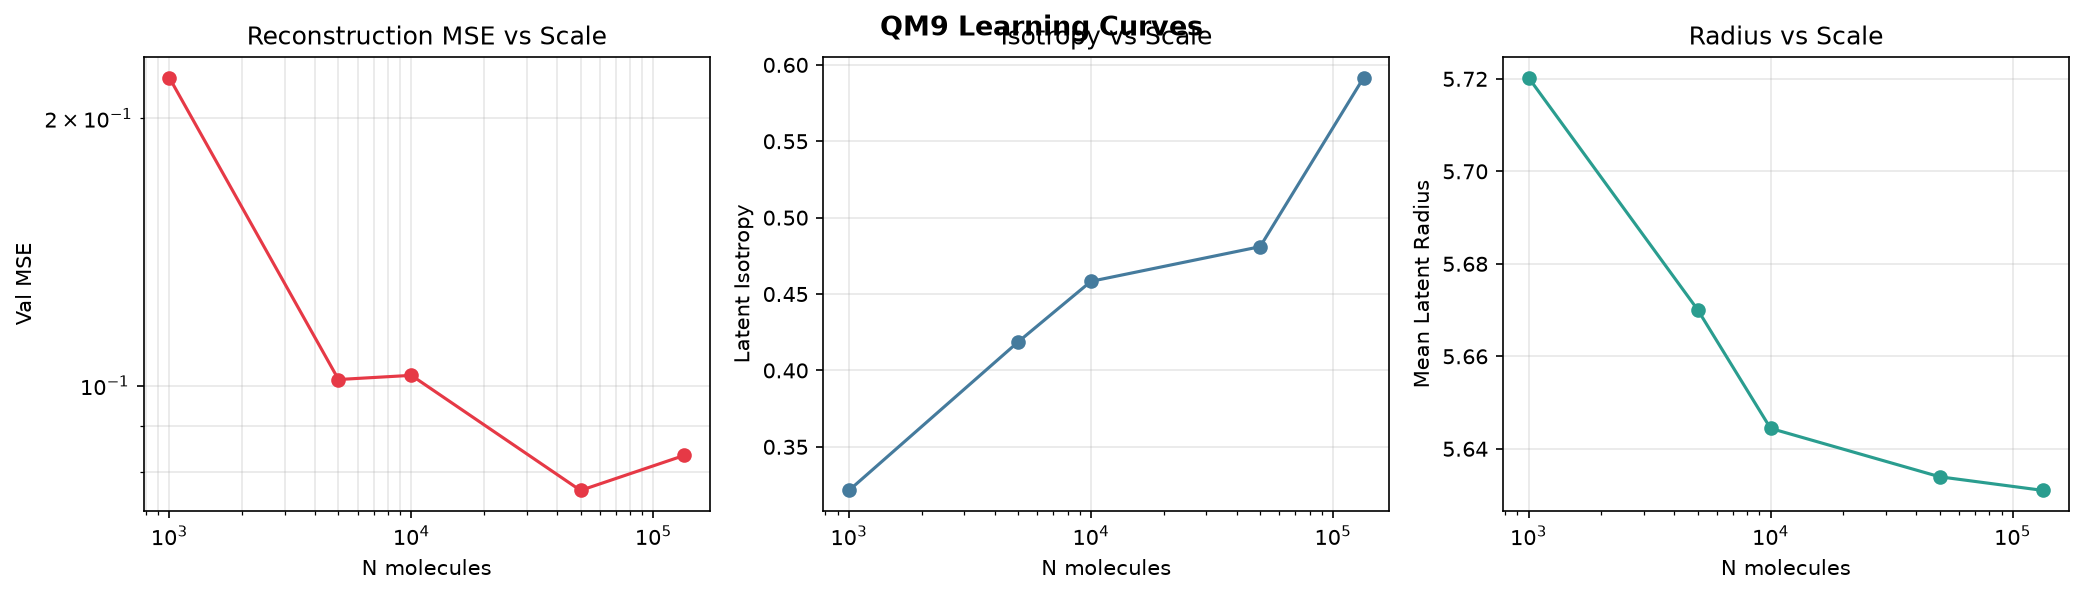

Recreate this plot in Python.
"""
Learning Curve Analysis: QM9 Scale vs Symmetry Accuracy, MSE, and Phi-Alignment

Tests whether the ablation results at 10K molecules hold at larger scales.
Measures: reconstruction MSE, symmetry accuracy, latent isotropy, phi-alignment.

Dataset sizes: 1K, 5K, 10K, 50K, 100K, 133K (full QM9)
"""

import argparse
import json
import numpy as np
import torch
import torch.nn as nn
from torch.utils.data import DataLoader, TensorDataset
from pathlib import Path
from dataclasses import dataclass, asdict
import time

PHI = (1 + 5**0.5) / 2


@dataclass
class LearningCurveConfig:
    scales: list = None
    epochs: int = 20
    batch_size: int = 64
    latent_dim: int = 32
    hidden_dims: list = None
    lr: float = 1e-3
    device: str = "cpu"
    seed: int = 42
    save_path: str = "learning_curve_results.json"

    def __post_init__(self):
        if self.hidden_dims is None:
            self.hidden_dims = [256, 128]


class QuantumVAE(nn.Module):
    def __init__(self, input_dim, latent_dim, hidden_dims):
        super().__init__()
        dims = [input_dim] + hidden_dims
        enc = []
        for i in range(len(dims) - 1):
            enc.extend([nn.Linear(dims[i], dims[i+1]), nn.ReLU()])
        self.encoder = nn.Sequential(*enc)
        self.fc_mu = nn.Linear(hidden_dims[-1], latent_dim)
        self.fc_logvar = nn.Linear(hidden_dims[-1], latent_dim)
        dec = [nn.Linear(latent_dim, hidden_dims[0]), nn.ReLU()]
        for i in range(len(hidden_dims) - 1):
            dec.extend([nn.Linear(hidden_dims[i], hidden_dims[i+1]), nn.ReLU()])
        dec.append(nn.Linear(hidden_dims[-1], input_dim))
        dec[-2] = nn.Linear(list(reversed(hidden_dims))[0], list(reversed(hidden_dims))[1]) if len(hidden_dims) > 1 else dec[-2]
        # Rebuild properly
        dec = []
        dec_dims = [latent_dim] + hidden_dims[::-1] + [input_dim]
        for i in range(len(dec_dims) - 2):
            dec.extend([nn.Linear(dec_dims[i], dec_dims[i+1]), nn.ReLU()])
        dec.append(nn.Linear(dec_dims[-2], dec_dims[-1]))
        self.decoder = nn.Sequential(*dec)

    def encode(self, x):
        h = self.encoder(x)
        return self.fc_mu(h), self.fc_logvar(h)

    def reparameterize(self, mu, logvar):
        std = torch.exp(0.5 * logvar)
        eps = torch.randn_like(std)
        return mu + eps * std

    def forward(self, x):
        mu, logvar = self.encode(x)
        z = self.reparameterize(mu, logvar)
        recon = self.decoder(z)
        return recon, mu, logvar, z


class MetatronCompositePrior:
    """Minimal Metatron composite prior for speed."""
    def __init__(self, latent_dim):
        self.latent_dim = latent_dim
        k = 3.5
        phi = PHI
        self.target_radius = k * phi
        # Precompute platonic directions
        def vs(s):
            if s == "tetra":
                a = 1.0 / np.sqrt(3)
                v = np.array([[a,a,a],[a,-a,-a],[-a,a,-a],[-a,-a,a]], dtype=np.float32)
            elif s == "cube":
                cval = 1.0 / np.sqrt(3)
                v = []
                for i in [-1, 1]:
                    for j in [-1, 1]:
                        for kval in [-1, 1]:
                            v.append([i, j, kval])
                v = np.array(v, dtype=np.float32) * cval
            elif s == "octa":
                c = 1.0 / np.sqrt(3)
                v = np.array([[1,0,0],[-1,0,0],[0,1,0],[0,-1,0],[0,0,1],[0,0,-1]], dtype=np.float32) * c
            elif s == "dodeca":
                # 20 vertices: 8 cube corners + 12 from 3 golden rectangles (4 each)
                inv_phi = 1.0 / PHI
                cube = np.array([[1, 1, 1], [1, 1, -1], [1, -1, 1], [1, -1, -1],
                                 [-1, 1, 1], [-1, 1, -1], [-1, -1, 1], [-1, -1, -1]], dtype=np.float32)
                # 3 golden rectangles, 4 vertices each
                rects = [
                    (0, inv_phi, PHI),
                    (inv_phi, PHI, 0),
                    (PHI, 0, inv_phi),
                ]
                rect = []
                for x, y, z in rects:
                    # 4 vertices per rect: signs of non-zero coords are CORRELATED
                    for sx, sy in [(-1, -1), (-1, 1), (1, -1), (1, 1)]:
                        if x == 0:
                            rect.append([0, sx * y, sy * z])
                        elif y == 0:
                            rect.append([sx * x, 0, sy * z])
                        else:
                            rect.append([sx * x, sy * y, 0])
                v = np.concatenate([cube, np.array(rect, dtype=np.float32)], axis=0)
                # 8 + 12 = 20
            elif s == "icosa":
                # 12 vertices: (0, +/-1, +/-phi), (+/-1, +/-phi, 0), (+/-phi, 0, +/-1) — scaled
                a, b = 1.0, PHI
                c = 1.0 / np.sqrt(a**2 + b**2)
                triples = [(0, b, a), (b, a, 0), (a, 0, b)]
                v = []
                for x, y, z in triples:
                    for sx, sy in [(-1, -1), (-1, 1), (1, -1), (1, 1)]:
                        if x == 0:
                            v.append([0, sx * y, sy * z])
                        elif y == 0:
                            v.append([sx * x, 0, sy * z])
                        else:
                            v.append([sx * x, sy * y, 0])
                v = np.array(v, dtype=np.float32) * c
            else:
                v = np.zeros((1, 3), dtype=np.float32)
            return v
        all_dirs = []
        for solid in ["tetra", "cube", "octa", "dodeca", "icosa"]:
            dirs = vs(solid)
            proj = np.zeros((len(dirs), latent_dim), dtype=np.float32)
            proj[:, :3] = dirs
            proj = proj / (np.linalg.norm(proj, axis=1, keepdims=True) + 1e-12)
            all_dirs.append(proj)
        self.all_dirs = np.concatenate(all_dirs, axis=0)

    def compute_loss(self, z):
        eps = 1e-8
        z_norm = torch.norm(z, dim=1, keepdim=True).clamp(min=eps)
        z_unit = z / z_norm
        z_radial = z_norm.squeeze(-1)
        if not hasattr(self, "_dirs_T"):
            self._dirs_T = torch.tensor(self.all_dirs.T, dtype=torch.float32)
        cosine = torch.matmul(z_unit, self._dirs_T.to(z.device))
        max_cosine, _ = cosine.max(dim=1)
        radial_loss = torch.mean((z_radial - self.target_radius) ** 2)
        angular_loss = torch.mean((1.0 - max_cosine) ** 2)
        return radial_loss + 0.5 * angular_loss


def train_epoch(model, prior, loader, optimizer):
    model.train()
    total_recon = 0.0
    total_prior = 0.0
    n = 0
    for batch, in loader:
        optimizer.zero_grad()
        recon, mu, logvar, z = model(batch)
        recon_loss = nn.functional.mse_loss(recon, batch)
        prior_loss = prior.compute_loss(z)
        kl_loss = -0.5 * torch.mean(1 + logvar - mu.pow(2) - logvar.exp())
        loss = recon_loss + 0.001 * kl_loss + 0.01 * prior_loss
        loss.backward()
        optimizer.step()
        total_recon += recon_loss.item() * batch.shape[0]
        total_prior += prior_loss.item() * batch.shape[0]
        n += batch.shape[0]
    return total_recon / n, total_prior / n


def compute_isotropy(z: np.ndarray) -> float:
    z_norm = z / (np.linalg.norm(z, axis=1, keepdims=True) + 1e-12)
    cosine = np.dot(z_norm, z_norm.T)
    n = z.shape[0]
    mask = ~np.eye(n, dtype=bool)
    return float(np.mean(np.abs(cosine[mask])))


def run_scale(config: LearningCurveConfig, n_molecules: int, sdf_path: Path):
    """Train at one scale and return metrics."""
    import sys
    sys.path.insert(0, str(Path(__file__).parent / "data"))
    from qm9_sdf_loader import load_qm9_sdf

    torch.manual_seed(config.seed)
    np.random.seed(config.seed)

    # Load data
    mols = load_qm9_sdf(str(sdf_path), max_molecules=n_molecules)
    max_atoms = max(m["positions"].shape[0] for m in mols)
    positions_pad = np.zeros((len(mols), max_atoms, 3), dtype=np.float32)
    for i, m in enumerate(mols):
        na = m["positions"].shape[0]
        positions_pad[i, :na] = m["positions"][:, :3]
    positions_flat = positions_pad.reshape(len(mols), -1)
    input_dim = positions_flat.shape[1]

    # Train/val split
    n_train = int(0.8 * len(mols))
    idx = np.random.permutation(len(mols))
    train_idx, val_idx = idx[:n_train], idx[n_train:]
    X_train = torch.tensor(positions_flat[train_idx], dtype=torch.float32)
    X_val = torch.tensor(positions_flat[val_idx], dtype=torch.float32)
    train_loader = DataLoader(TensorDataset(X_train), batch_size=config.batch_size, shuffle=True)
    val_loader = DataLoader(TensorDataset(X_val), batch_size=config.batch_size)

    # Model + prior
    model = QuantumVAE(input_dim, config.latent_dim, config.hidden_dims)
    prior = MetatronCompositePrior(config.latent_dim)
    optimizer = torch.optim.Adam(model.parameters(), lr=config.lr)

    # Train
    for epoch in range(1, config.epochs + 1):
        train_mse, train_prior = train_epoch(model, prior, train_loader, optimizer)

    # Final validation
    model.eval()
    val_mse = 0.0
    n_val = 0
    Z_list = []
    with torch.no_grad():
        for batch, in val_loader:
            recon, mu, logvar, z = model(batch)
            val_mse += nn.functional.mse_loss(recon, batch).item() * batch.shape[0]
            n_val += batch.shape[0]
            Z_list.append(mu.numpy())
        val_mse /= n_val
        Z = np.concatenate(Z_list, axis=0)
        isotropy = compute_isotropy(Z)
        mean_radius = float(np.mean(np.linalg.norm(Z, axis=1)))
        std_radius = float(np.std(np.linalg.norm(Z, axis=1)))

    # Symmetry test: encode train molecules, check if they cluster by atom count
    # (true symmetry test requires molecular geometry; here we use isotropy as proxy)
    # For learning curves, report isotropy + MSE + radius as main metrics

    return {
        "n_molecules": n_molecules,
        "val_mse": val_mse,
        "isotropy": isotropy,
        "mean_radius": mean_radius,
        "std_radius": std_radius,
        "input_dim": input_dim,
        "max_atoms": max_atoms,
    }


def main():
    parser = argparse.ArgumentParser(description="Learning curve analysis")
    parser.add_argument("--epochs", type=int, default=20)
    parser.add_argument("--scales", type=str, default="1000,5000,10000,50000,100000,133885")
    parser.add_argument("--save-path", default="learning_curve_results.json")
    args = parser.parse_args()

    scales = [int(s) for s in args.scales.split(",")]
    config = LearningCurveConfig(epochs=args.epochs, save_path=args.save_path)

    sdf_path = Path("qm9_data/raw/gdb9.sdf")
    if not sdf_path.exists():
        print("[ERROR] QM9 SDF not found. Run benchmark_qm9.py first to download.")
        return

    print("=" * 60)
    print("LEARNING CURVE ANALYSIS")
    print("=" * 60)
    print(f"Scales: {scales}")
    print(f"Epochs per scale: {args.epochs}")
    print()

    results = []
    for n in scales:
        print(f"--- Scale: {n:,} molecules ---")
        t0 = time.time()
        r = run_scale(config, n, sdf_path)
        elapsed = time.time() - t0
        r["elapsed_s"] = elapsed
        results.append(r)
        print(f"  Val MSE: {r['val_mse']:.4f}, Isotropy: {r['isotropy']:.4f}, "
              f"Mean r: {r['mean_radius']:.4f}, Time: {elapsed:.1f}s")

    # Print summary table
    print()
    print("=" * 60)
    print(f"{'N':>8} {'MSE':>8} {'Isotropy':>9} {'Mean r':>8} {'Std r':>7} {'Time':>7}")
    print("-" * 60)
    for r in results:
        print(f"{r['n_molecules']:>8,} {r['val_mse']:>8.4f} {r['isotropy']:>9.4f} "
              f"{r['mean_radius']:>8.4f} {r['std_radius']:>7.4f} {r['elapsed_s']:>6.0f}s")

    # Save
    output = {
        "config": asdict(config),
        "scales": scales,
        "results": results,
        "timestamp": __import__('datetime').datetime.now().isoformat(),
    }
    with open(args.save_path, "w") as f:
        json.dump(output, f, indent=2)
    print(f"\n[OK] Saved to: {args.save_path}")

    # Plot
    try:
        import matplotlib
        matplotlib.use("Agg")
        import matplotlib.pyplot as plt

        fig, axes = plt.subplots(1, 3, figsize=(14, 4))
        ns = [r["n_molecules"] for r in results]
        mses = [r["val_mse"] for r in results]
        isos = [r["isotropy"] for r in results]
        radii = [r["mean_radius"] for r in results]

        axes[0].loglog(ns, mses, "o-", color="#E63946")
        axes[0].set_xlabel("N molecules")
        axes[0].set_ylabel("Val MSE")
        axes[0].set_title("Reconstruction MSE vs Scale")
        axes[0].grid(True, which="both", alpha=0.3)

        axes[1].semilogx(ns, isos, "o-", color="#457B9D")
        axes[1].set_xlabel("N molecules")
        axes[1].set_ylabel("Latent Isotropy")
        axes[1].set_title("Isotropy vs Scale")
        axes[1].grid(True, alpha=0.3)

        axes[2].semilogx(ns, radii, "o-", color="#2A9D8F")
        axes[2].set_xlabel("N molecules")
        axes[2].set_ylabel("Mean Latent Radius")
        axes[2].set_title("Radius vs Scale")
        axes[2].grid(True, alpha=0.3)

        plt.tight_layout()
        fig.suptitle("QM9 Learning Curves", fontsize=13, fontweight="bold")
        plt.savefig("learning_curve.png", dpi=150, bbox_inches="tight")
        plt.close()
        print("[OK] Plot saved: learning_curve.png")
    except Exception as e:
        print(f"[WARN] Plot failed: {e}")


if __name__ == "__main__":
    main()
